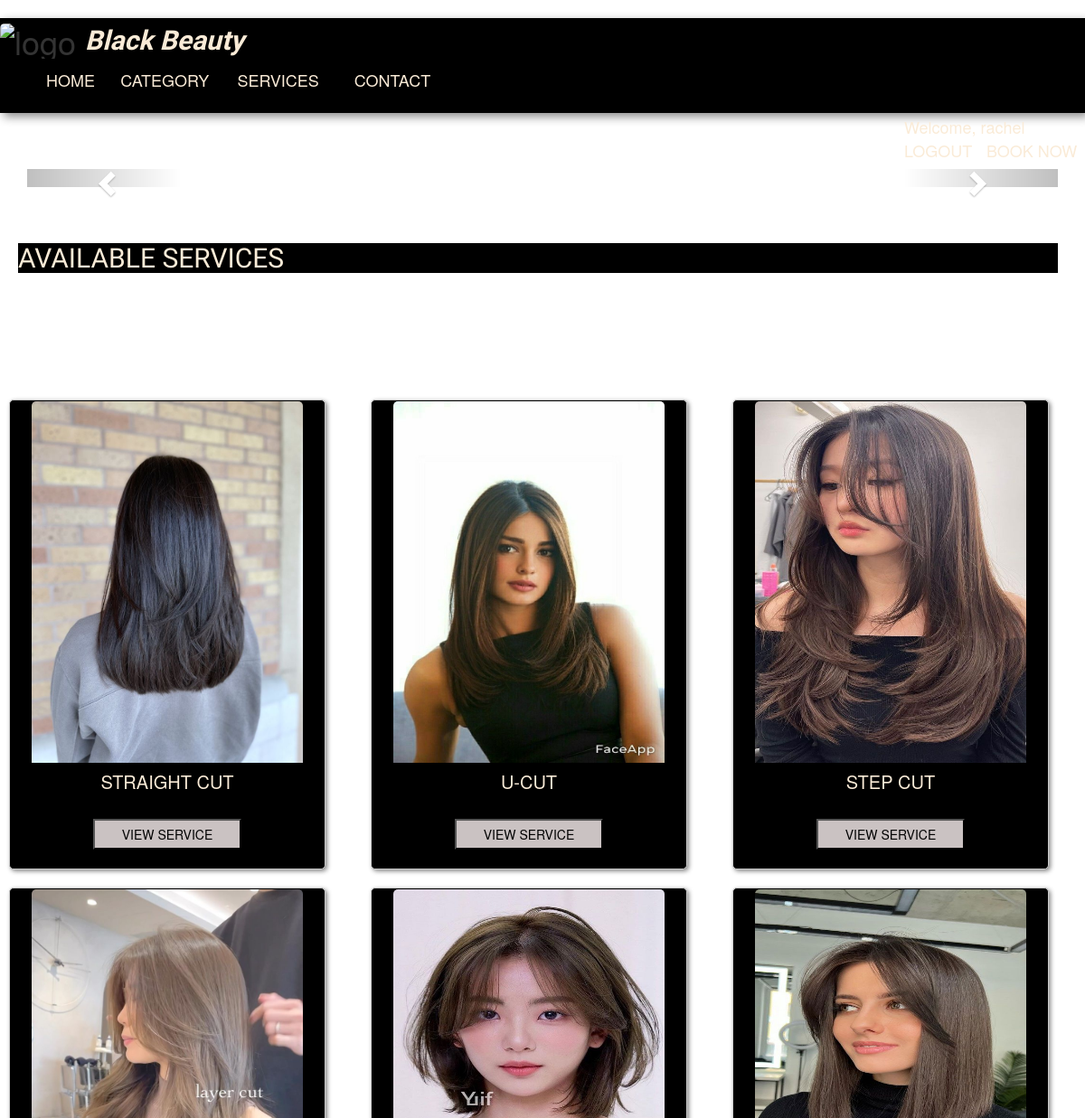
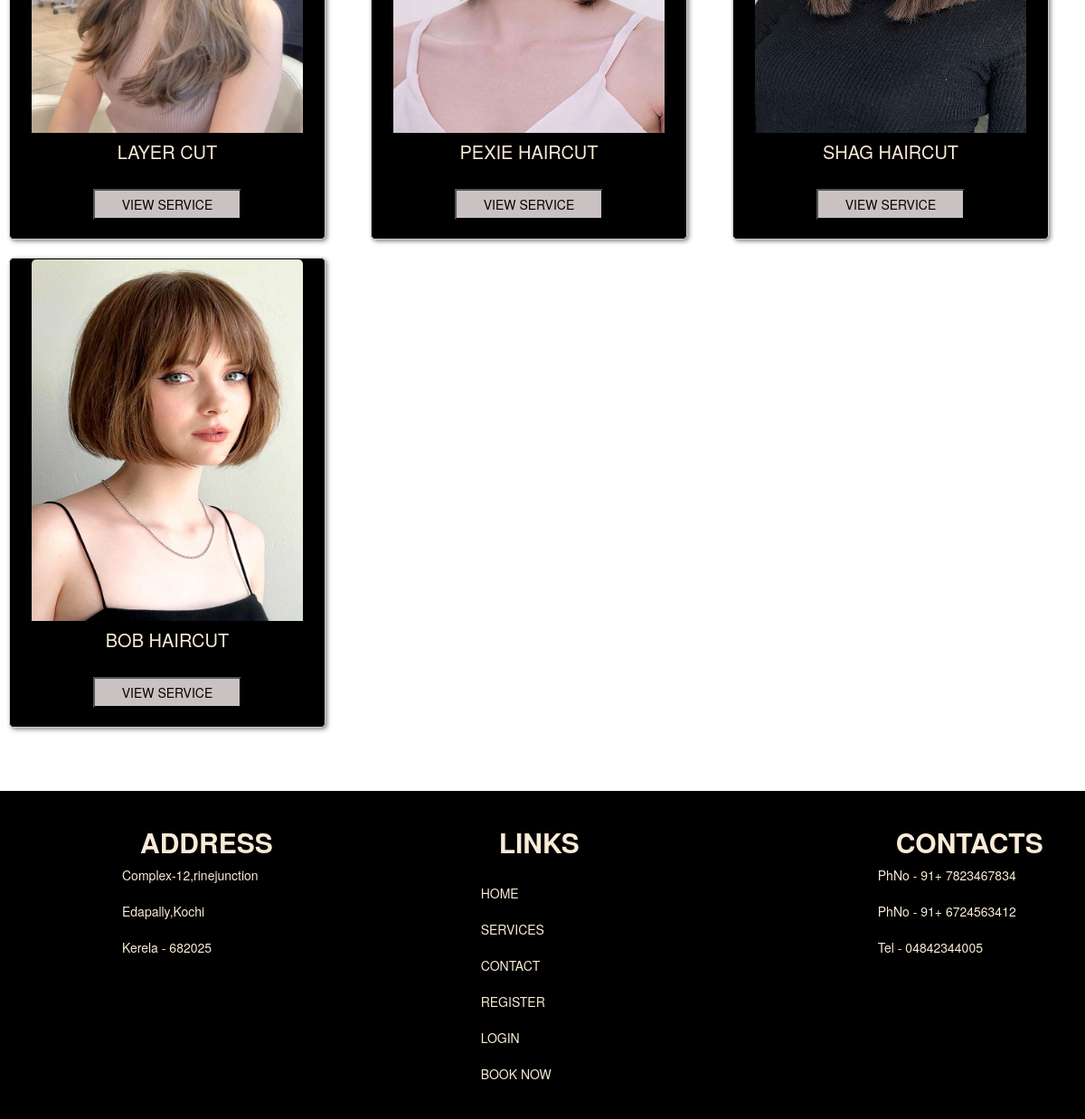
The page /services/HAIRCUT/ (signed in) on the database its author committed (2 pictures, top to bottom).
### AdminApp/models.py (models this page shows)
class Services(models.Model):
    Add_Services=models.CharField(max_length=60)
    Price=models.IntegerField()
    Image=models.ImageField(upload_to='image',default="null.jpg")
    categoryid=models.CharField(max_length=100,default='')

### user/views.py (the view)
# urls.py: path('services/<str:categoryid>/',views.services,name='services'),
def services(request,categoryid):
    if(categoryid =="all"):
        data=Services.objects.all()
    else:
        data=Services.objects.filter(categoryid=categoryid)
    data1=Category.objects.all()
    return render(request,'services.html',{'data':data,'data1':data1})

### user/templates/services.html (shortened to what this page needs)
{% extends 'contact.html' %}
{% load static %}
{% block content %}
    <head>
        <link rel="stylesheet" href="{% static 'saloncards.css' %}">
        <link rel="stylesheet" href="https://maxcdn.bootstrapcdn.com/bootstrap/3.4.1/css/bootstrap.min.css">
    </head>
    <body>
      <div class="container-fluid ">
        <div class="container">
          <div id="myCarousel" class="carousel slide" data-ride="carousel">
              <ol class="carousel-indicators">
                  <li data-target="#myCarousel" data-slide-to="0" class="active"></li>
                  <li data-target="#myCarousel" data-slide-to="1"></li>
                  <li data-target="#myCarousel" data-slide-to="2"></li>
                  <li data-target="#myCarousel" data-slide-to="3"></li>
                  <li data-target="#myCarousel" data-slide-to="4"></li>
                  <li data-target="#myCarousel" data-slide-to="5"></li>
              </ol>
          <div class="carousel-inner">
              <div class="item active">
                  <center><img src="https://img.freepik.com/free-photo/woman-washing-head-hairsalon_1157-27179.jpg?size=626&ext=jpg&ga=GA1.1.953376797.1698401189&semt=sph" alt="" style="width:40%;"></center>
              </div>
          </div>
          <a class="left carousel-control" href="#myCarousel" data-slide="prev">
              <span class="glyphicon glyphicon-chevron-left"></span>
          </a>
          <a class="right carousel-control" href="#myCarousel" data-slide="next">
              <span class="glyphicon glyphicon-chevron-right"></span>
          </a>
          </div>
        </div>
</div>
      <br><br>
      <h2 style="font-size: 30px;color: antiquewhite;font-family: 'Edu TAS Beginner', cursive;">AVAILABLE SERVICES</h2>
      <br><br><br><br><br><br>
        <div class="row">
           {% for i in data %}
            <div class="col-md-6"  style="width: 40rem;">
              <div class="card" style="background-color: black ;">
                <center>
                <img class="card-img-top" src="{{i.Image.url}}" alt="Card image" width="300px" height="400px" >
                <h5 class="card-title" style="color: antiquewhite;font-size: 20px;">{{i.Add_Services}}</h5></center><br>
                <center><a style="text-decoration: none; color: rgb(116, 13, 13);"  href="{% url 'details' categoryid=i.id %}" class="card-link"><button id="detailsbutton">VIEW SERVICE</button></center> </a>&nbsp;&nbsp;
              </div>
            </div>
           {% endfor %}
        </div>
    </body>
{% endblock %}

### user/static/contact.css (style rules this page uses)
.container-fluid { display: flex; }
body { padding: 0px; margin: 0px; }

### user/static/saloncards.css (style rules this page uses)
.card { border: 1px solid #ccc; border-radius: 5px; padding: 1px; margin: 10px; box-shadow: 2px 2px 5px #888888; }
.container { padding: 2px 16px; }
img { border-radius: 5px 5px 0 0; }
* { box-sizing: border-box; }
.container-fluid { display: flex; }
#detailsbutton { background-color: rgb(202, 194, 194); color: black; padding-right: 30px; padding-left: 30px; padding-top: 5px; padding-bottom: 5px; }
h2 { font-size: 50px; color: antiquewhite; font-family: 'Edu TAS Beginner', cursive; background-color: black; margin-left: 20px; margin-right: 30px; }

### rows shown on the page
Services: Image (picture), Add_Services "STRAIGHT CUT"
Services: Image (picture), Add_Services "U-CUT"
Services: Image (picture), Add_Services "STEP CUT"
Services: Image (picture), Add_Services "LAYER CUT"
Services: Image (picture), Add_Services "PEXIE HAIRCUT"
Services: Image (picture), Add_Services "SHAG HAIRCUT"
Services: Image (picture), Add_Services "BOB HAIRCUT"

### other values the page prints
{{ request.session.loginname }} "rachel"
